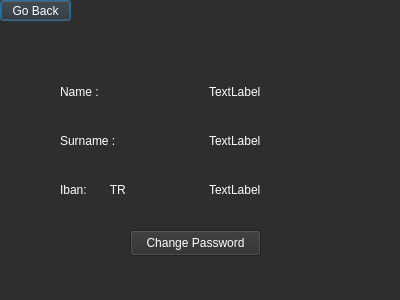
<?xml version="1.0" encoding="UTF-8"?>
<ui version="4.0">
 <class>Accountinfo</class>
 <widget class="QDialog" name="Accountinfo">
  <property name="geometry">
   <rect>
    <x>0</x>
    <y>0</y>
    <width>400</width>
    <height>300</height>
   </rect>
  </property>
  <property name="windowTitle">
   <string>Dialog</string>
  </property>
  <property name="styleSheet">
   <string notr="true">background-color: #2e2e2e; color: white;</string>
  </property>
  <widget class="QLabel" name="label_4">
   <property name="geometry">
    <rect>
     <x>330</x>
     <y>0</y>
     <width>71</width>
     <height>51</height>
    </rect>
   </property>
   <property name="text">
    <string/>
   </property>
   <property name="pixmap">
    <pixmap resource="Resource.qrc">:/6.png</pixmap>
   </property>
   <property name="scaledContents">
    <bool>true</bool>
   </property>
  </widget>
  <widget class="QPushButton" name="pushButton_2">
   <property name="geometry">
    <rect>
     <x>0</x>
     <y>0</y>
     <width>71</width>
     <height>21</height>
    </rect>
   </property>
   <property name="text">
    <string>Go Back</string>
   </property>
  </widget>
  <widget class="QPushButton" name="pushButton">
   <property name="geometry">
    <rect>
     <x>130</x>
     <y>230</y>
     <width>131</width>
     <height>26</height>
    </rect>
   </property>
   <property name="text">
    <string>Change Password</string>
   </property>
  </widget>
  <widget class="QWidget" name="layoutWidget">
   <property name="geometry">
    <rect>
     <x>60</x>
     <y>70</y>
     <width>291</width>
     <height>141</height>
    </rect>
   </property>
   <layout class="QHBoxLayout" name="horizontalLayout">
    <item>
     <layout class="QVBoxLayout" name="verticalLayout">
      <item>
       <widget class="QLabel" name="label_2">
        <property name="text">
         <string>Name :</string>
        </property>
       </widget>
      </item>
      <item>
       <widget class="QLabel" name="label_3">
        <property name="text">
         <string>Surname :</string>
        </property>
       </widget>
      </item>
      <item>
       <widget class="QLabel" name="label">
        <property name="text">
         <string>Iban:       TR</string>
        </property>
       </widget>
      </item>
     </layout>
    </item>
    <item>
     <layout class="QVBoxLayout" name="verticalLayout_2">
      <item>
       <widget class="QLabel" name="label_isim">
        <property name="text">
         <string>TextLabel</string>
        </property>
       </widget>
      </item>
      <item>
       <widget class="QLabel" name="label_soyisim">
        <property name="text">
         <string>TextLabel</string>
        </property>
       </widget>
      </item>
      <item>
       <widget class="QLabel" name="label_iban">
        <property name="text">
         <string>TextLabel</string>
        </property>
       </widget>
      </item>
     </layout>
    </item>
   </layout>
  </widget>
 </widget>
 <tabstops>
  <tabstop>pushButton</tabstop>
  <tabstop>pushButton_2</tabstop>
 </tabstops>
 <resources>
  <include location="Resource.qrc"/>
 </resources>
 <connections/>
</ui>
